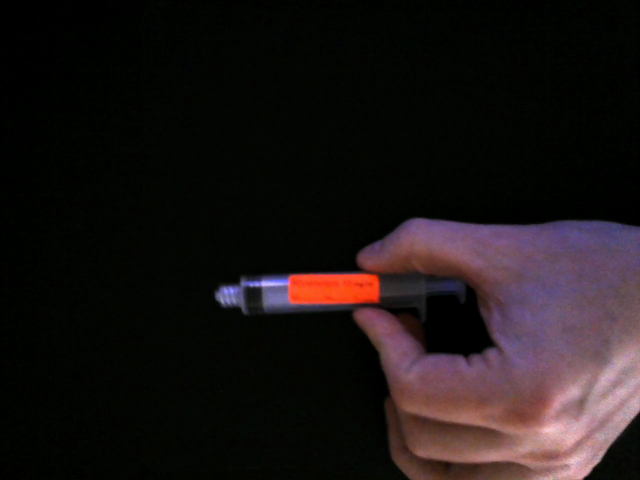
//> input picture stills/image28.png, 1280 x 960 px, given in place of the camera (shown at 1/2 size)
$ ./ocrPthread   (built with g++ and OpenCV 4)
//> lines starting //> are read from the running program, lines starting //| are printed output that depends on the picture; after the words box and inside, x2 and y2 are one past the last pixel; in counts of white or black regions, pixels touching at a corner belong together
#include "opencv2/imgcodecs.hpp"
#include "opencv2/highgui.hpp"
#include "opencv2/imgproc.hpp"
#include <stdio.h>
#include <stdlib.h>
#include <iostream>
#include <fstream>
#include <vector>

#include <opencv2/core/core.hpp>
#include <opencv2/highgui/highgui.hpp>

using namespace cv;
using namespace std;

#include <pthread.h>
#include <sched.h>

#define NUM_THREADS 4

typedef struct {
    int threadIdx;
    Mat roisrc;
    Mat prevroi;
    int countPr;
    int countR;
    int countPh;
    int countL;
    int countW;
    int w1x;
    int w1y;
}  threadParams_t;

// POSIX thread declarations and scheduling attributes
//
pthread_t threads[NUM_THREADS];
threadParams_t threadParams[NUM_THREADS];


// See www.asciitable.com
#define ESCAPE_KEY (27)
#define SYSTEM_ERROR (-1)

void *findLabelThread(void *threadp)
{
    threadParams_t *threadParams = (threadParams_t *)threadp;

    for(int j=threadParams->threadIdx;j<threadParams->roisrc.rows; j+=NUM_THREADS)
      {
        for(int i=0;i<threadParams->roisrc.cols; i++)
        {
//get values for current and previous frames
           float bval = (float)threadParams->roisrc.at<Vec3b>(j,i)[0];
           float gval = (float)threadParams->roisrc.at<Vec3b>(j,i)[1];
           float rval = (float)threadParams->roisrc.at<Vec3b>(j,i)[2];
           float bval2 = (float)threadParams->prevroi.at<Vec3b>(j,i)[0];
           float gval2 = (float)threadParams->prevroi.at<Vec3b>(j,i)[1];
           float rval2 = (float)threadParams->prevroi.at<Vec3b>(j,i)[2];

//check if there is difference between current and previous frame
           if(abs(bval-bval2) < 30 && abs(gval-gval2) < 30 && abs(gval-gval2) < 30)
           {

//check for yellow colors where red is highest followed closely by green with almost no blue
             if ( (rval > 96) && (rval-bval > rval/3) && (bval < 32)  && (gval < rval * 9 / 10) && (gval > 3 * rval / 5) )
             {
               threadParams->countPr++;
             }
//check for mostly red color
             else if ( (rval > 224) && (bval < 64) && (gval < 96) )
             {
               threadParams->countR++;
             }
//check for light purple where most values are high and green is 1/2-3/4 of red
             else if ( (rval > 128) && (bval > 128) && (gval < 3 * rval / 4) && (gval > rval / 2) )
             {
               threadParams->countPh++;
             }
//check for non-color values (gray and white)
             else if ( (abs(rval-gval) < 20) && (abs(rval-bval) < 20) && (abs(gval-bval) < 20) )
             {
//check for gray
               if ( (rval > 48) && (gval > 48) && (bval > 48) && (rval < 80) && (gval < 80) && (bval < 80) )
               {
                 threadParams->countL++;
               }
//check for white
               else if ( (rval > 175) && (gval > 175) && (bval > 175) )
               {
//only count if first label threshold is not met or if haven't skipped down to next reasonable label row (rowbuff)
                 if( threadParams->w1x==0 || j > threadParams->w1y + 75)
                 {
                   threadParams->countW++;
                 }
                 if(threadParams->w1x==0 && threadParams->countW > 100)
                 {
                   threadParams->w1x=i;
                   threadParams->w1y=j;
                 }
               }
             }
           }
        }
      }
}

int main(int argc, char** argv)
{
   const char* default_file = "0";
   const char* output_file = "vout.csv";
   const char* filename = argc >=2 ? argv[1] : default_file;
   const char* out_filename = argc >=3 ? argv[2] : output_file;
   ofstream outfile;
   outfile.open(out_filename);
   VideoCapture cap;
   int waitval = 1;
   if (*filename == '0') {
     cap.open(0);
   } else {
     cap.open(filename);
   }
   bool origView=1;
   bool hadRoc=0,hadProp=0,hadPhen=0,hadLid=0,hadOd=0,hadDex=0;
   int pW1x=0,pW1y=0,pW2x=0,pW2y=0;
   int prevStamp=0;

/*
   namedWindow(filename);
   namedWindow("zoomed");
   namedWindow("canned");
*/

   char winInput;

   Mat src, roisrc, srcSeg, srcSeg2, srcSegSum, prevroi, srcclone, dst, gray,threshed,canned,subshow;
   Mat matPr,matR,matPh,matL,matD;
   int showMat = 0;

   cap.read(src);
//> src is the input picture: 960 rows x 1280 cols, CV_8UC3; mean B, G, R 21, 20.9, 27.2
   if(src.empty())
   {
     return 0;
   }
   srcSeg = src.clone();
   srcSegSum = src.clone();
   dst = src.clone();
   cvtColor(dst, gray, COLOR_BGR2GRAY);
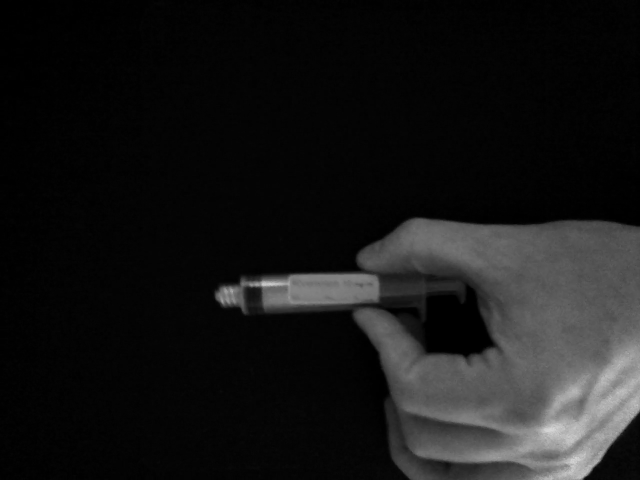
//> gray: 960 rows x 1280 cols, CV_8UC1 (shown at 1/2 size); min 0, max 222, mean 22.9
   Canny(gray, canned, 35, 70);
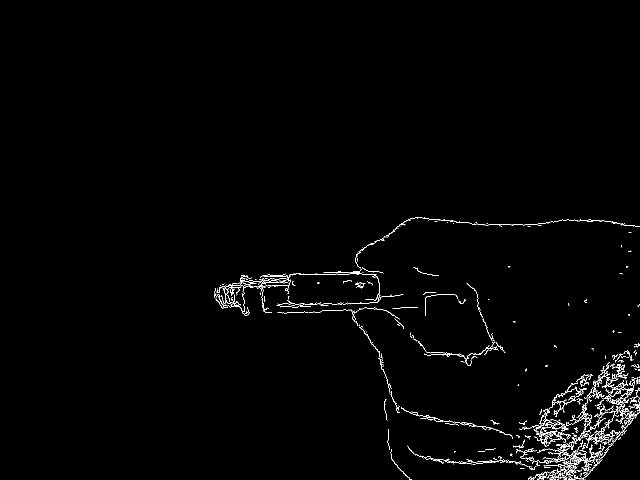
//> canned: 960 rows x 1280 cols, CV_8UC1 (shown at 1/2 size); 1.1% white in thin lines or dots, all inside (x1, y1, x2, y2) = (429, 434, 1280, 960)
   int cnt=0,circnt=0;

// [8 lines of commented-out code are left out]

   while (1)
   {
      cnt++;
      cap.read(src);
      if(src.empty())
      {
        break;
      }

      srcclone = src.clone();
      roisrc = srcclone(Rect(150,75,750,885));
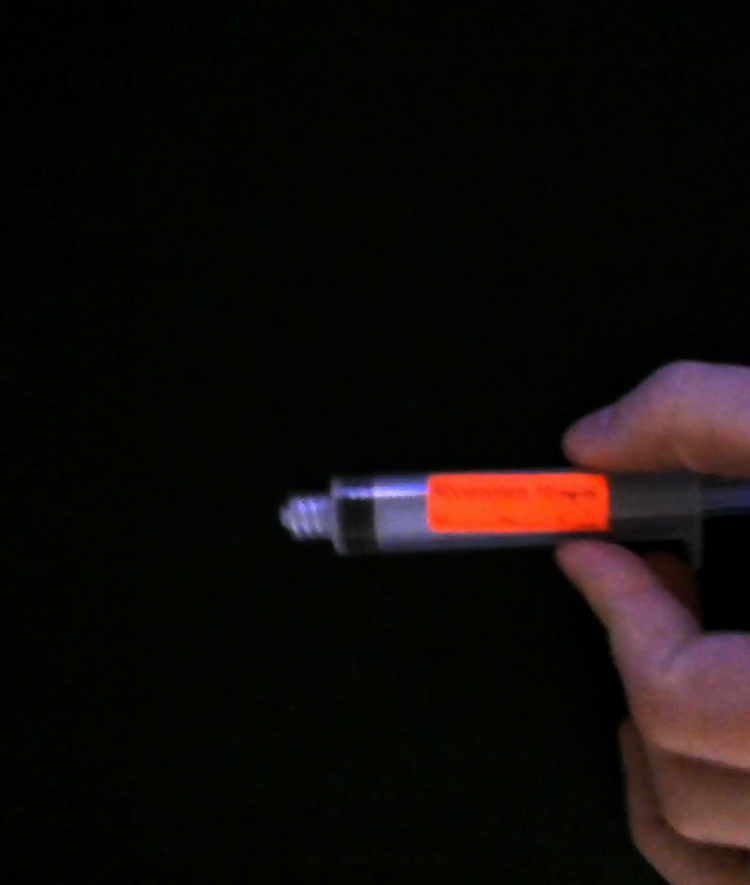
//> roisrc: 885 rows x 750 cols, CV_8UC3; mean B, G, R 10.1, 12.4, 16.4
      matPr = roisrc.clone();
      matR = matPr.clone();
      matPh = matPr.clone();
      matL = matPr.clone();
      matD = matPr.clone();

      std::string msecs = to_string(int(cap.get(CAP_PROP_POS_MSEC)));

      float bval=0,gval=0,rval=0,bval2=0,gval2=0,rval2=0;

      int rowbuff = 75;
      int W1x=0,W1y=960,W2x=0,W2y=0;

      int countR=0,countPr=0,countPh=0,countL=0,countW=0;
      bool hasRoc=0,hasProp=0,hasPhen=0,hasLid=0,hasOd=0,hasDex=0;

//skip first frame to setup previous for frame differencing
      if(cnt>1)
      {
        for(int i=0; i<NUM_THREADS; i++)
        {
          threadParams[i].threadIdx=i;
          threadParams[i].roisrc=roisrc;
          threadParams[i].prevroi=prevroi;
          threadParams[i].countPr=0;
          threadParams[i].countR=0;
          threadParams[i].countPh=0;
          threadParams[i].countL=0;
          threadParams[i].countW=0;
          threadParams[i].w1x=0;
          threadParams[i].w1y=0;
          pthread_create(&threads[i],   // pointer to thread descriptor
//            (void *)0,     // use default attributes
            NULL,
            findLabelThread, // thread function entry point
            (void *)&(threadParams[i]) // parameters to pass in
          );
        }
        for(int i=0; i<NUM_THREADS; i++)
        {
          pthread_join(threads[i], NULL);
          countPr+=threadParams[i].countPr;
          countR+=threadParams[i].countR;
          countPh+=threadParams[i].countPh;
          countL+=threadParams[i].countL;
          countW+=threadParams[i].countW;
          if(threadParams[i].w1y < W1y)
          {
            W1x = threadParams[i].w1x;
            W1y = threadParams[i].w1y;
          }
        }

        if(countPr > 1000)
        {
          hasProp=1;
          if(!hadProp)
          {
            outfile << "Propofol" << "," << msecs << endl;
          }
          hadProp=1;
        }
        if(countR > 1000)
        {
          hasRoc=1;
          if(!hadRoc)
          {
            outfile << "Rocuronium" << "," << msecs << endl;
          }
          hadRoc=1;
        }
        if(countPh > 1000)
        {
          hasPhen=1;
          if(!hadPhen)
          {
            outfile << "Phenylephrine" << "," << msecs << endl;
          }
          hadPhen=1;
        }
        if(countL > (hadProp*3000+hadRoc*3000+hadPhen*3000+hadDex*3000+hadOd*3000+3000))
        {
          hasLid=1;
          if(!hadLid)
          {
            outfile << "Lidocaine" << "," << msecs << endl;
          }
          hadLid=1;
        }
        if(countW > 1000)
        {
          hasOd=1;
          if(!hadOd)
          {
            outfile << "Odanestron" << "," << msecs << endl;
          }
          hadOd=1;
          hasDex=1;
          if(!hadDex)
          {
            outfile << "Dexamethasone" << "," << msecs << endl;
          }
          hadDex=1;
        }

      }


//if no new medications were detected then check counts to see if one was removed
      if (!hasProp && !hasRoc && !hasPhen && !hasLid && !hasOd && !hasDex)
      {
        if(hadProp && countPr <= 1000)
        {
          hadProp=0;
          outfile << "Propofol" << "," << cap.get(CAP_PROP_POS_MSEC) << endl;
        }
        else if(hadRoc && countR <= 1000)
        {
          hadRoc=0;
          outfile << "Rocuronium" << "," << cap.get(CAP_PROP_POS_MSEC) << endl;
        }
        else if(hadPhen && countPh <= 1000)
        {
          hadPhen=0;
          outfile << "Phenylephrine" << "," << cap.get(CAP_PROP_POS_MSEC) << endl;
        }
        else if(hadLid && countL < (hadProp*3000+hadRoc*3000+hadPhen*3000+hadDex*3000+hadOd*3000+3000))
        {
          hadLid=0;
          outfile << "Lidocaine" << "," << cap.get(CAP_PROP_POS_MSEC) << endl;
        }
        else if(countW <= 500)
        {
          if(hadDex)
          {
            hadDex=0;
            outfile << "Dexamethasone" << "," << cap.get(CAP_PROP_POS_MSEC) << endl;
          }
          if(hadOd)
          {
            hadOd=0;
            outfile << "Odanestron" << "," << cap.get(CAP_PROP_POS_MSEC) << endl;
          }
        }
        else if(countW <= 1000 && ( (!hadOd && !hadDex) || (hadOd && hadDex) || (hadDex && !hadOd) ) )
        {
          int ybound = (srcclone.rows-W1y > 150) ? 150 : srcclone.rows-W1y;
          dst = srcclone(Rect(W1x,W1y,300,ybound));
          pyrUp(dst,dst,Size(dst.cols*2,dst.rows*2));
          pyrUp(dst,dst,Size(dst.cols*2,dst.rows*2));
          cvtColor(dst, gray, COLOR_BGR2GRAY);
          GaussianBlur(gray, gray, Size(7, 7), 0);
          vector<Vec3f> circles;

          int maxthresh = threshold(gray,threshed,0,255,THRESH_BINARY + THRESH_OTSU);
          int minthresh = maxthresh / 2;
          maxthresh = maxthresh-10;
          minthresh = minthresh-5;
          maxthresh = (maxthresh < 10) ? 255: maxthresh;
          minthresh = (maxthresh == 255) ? 255: minthresh;
  //      Canny(gray, canned, minthresh, maxthresh+20);

          Canny(gray, canned, 35, 70);

          HoughCircles(gray, circles, HOUGH_GRADIENT, 1, gray.rows/32, 70, 20, 20, 35);

// [4 lines of commented-out code are left out]

          circnt+=circles.size();
          for( size_t i = 0; i < circles.size(); i++ )
          {
            Point center(cvRound(circles[i][0]), cvRound(circles[i][1]));
            int radius = cvRound(circles[i][2]);
            circle( dst, center, radius, Scalar(0,0,255), 3, 8, 0 );
            if(i < 3)
            {
              putText(dst, to_string(radius), Point(100*(i+1),100), FONT_HERSHEY_COMPLEX_SMALL, 3, Scalar(0,0,255), 3, LINE_AA);
            }
          }

// [4 lines of commented-out code are left out]

          if(circles.size() > 0)
          {
            if(hadDex)
            {
            hadDex=0;
            outfile << "Dexamethasone" << "," << cap.get(CAP_PROP_POS_MSEC) << endl;
            }
            if(!hadOd)
            {
            hadOd=1;
            outfile << "Odanestron" << "," << cap.get(CAP_PROP_POS_MSEC) << endl;
            }
          }
          else
          {
            if(!hadDex)
            {
            hadDex=1;
            outfile << "Dexamethasone" << "," << cap.get(CAP_PROP_POS_MSEC) << endl;
            }
            if(hadOd) //unnecessary should not reach
            {
            hadOd=0;
            outfile << "Odanestron" << "," << cap.get(CAP_PROP_POS_MSEC) << endl;
            }
          }
        }
      }


//      cout << countPr << " " << countR << " " << countPh << " " << countL << " " << countW << endl;


      if(hadRoc) {
        putText(src, "Rocuronium", Point(30,100), FONT_HERSHEY_COMPLEX_SMALL, 0.8, Scalar(0,0,255), 1, LINE_AA);
      }
      if(hadProp) {
        putText(src, "Propofol", Point(30,50), FONT_HERSHEY_COMPLEX_SMALL, 0.8, Scalar(0,0,255), 1, LINE_AA);
      }
      if(hadPhen) {
        putText(src, "Phenylephrine", Point(30,150), FONT_HERSHEY_COMPLEX_SMALL, 0.8, Scalar(0,0,255), 1, LINE_AA);
      }

      if(hadLid) {
        putText(src, "Lidocaine", Point(30,200), FONT_HERSHEY_COMPLEX_SMALL, 0.8, Scalar(0,0,255), 1, LINE_AA);
      }

      if(hadOd) {
        putText(src, "Odanestron", Point(30,250), FONT_HERSHEY_COMPLEX_SMALL, 0.8, Scalar(0,0,255), 1, LINE_AA);
      }

      if(hadDex) {
        putText(src, "Dexamethasone", Point(30,300), FONT_HERSHEY_COMPLEX_SMALL, 0.8, Scalar(0,0,255), 1, LINE_AA);
      }

// [36 lines of commented-out code are left out]
      prevroi = roisrc.clone();

// [29 lines of commented-out code are left out]

   }
//   cout << "Total circles: " << circnt << endl;
//   destroyWindow(filename);
   outfile.close();
}

$ run again, on stills/image46.png
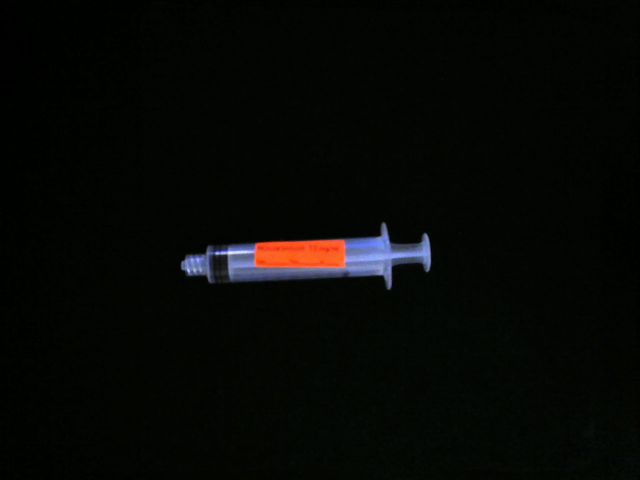
//> input picture stills/image46.png, 1280 x 960 px, given in place of the camera (shown at 1/2 size)
//> src is the input picture: 960 rows x 1280 cols, CV_8UC3; mean B, G, R 5, 7.6, 5.8
//> `Canny(gray, canned, 35, 70);`:
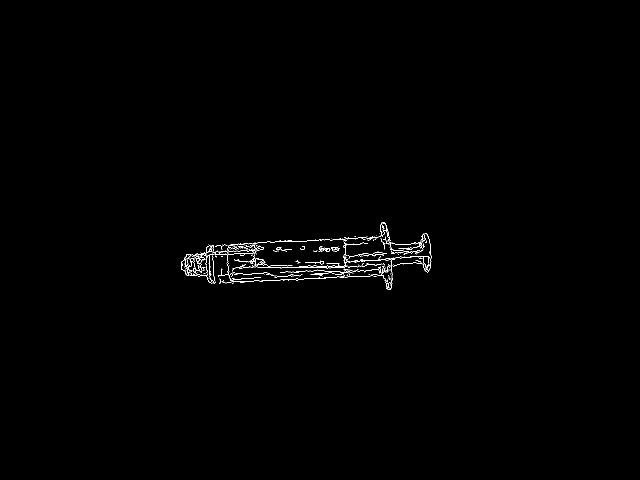
//> canned: 960 rows x 1280 cols, CV_8UC1 (shown at 1/2 size); 0.45% white in thin lines or dots, all inside (x1, y1, x2, y2) = (362, 444, 863, 580)
//> `roisrc = srcclone(Rect(150,75,750,885));`:
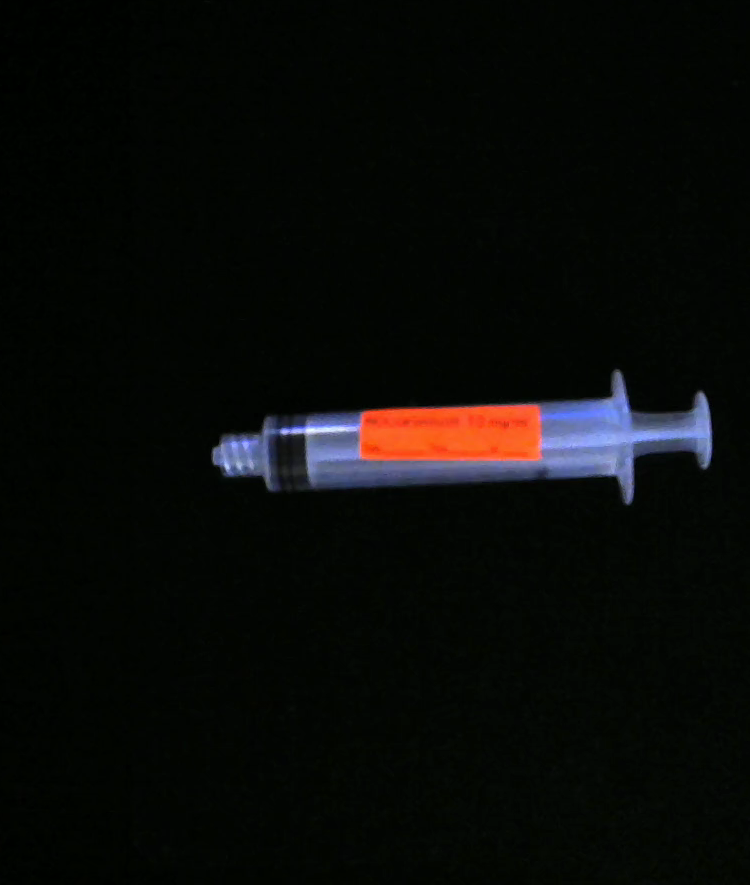
//> roisrc: 885 rows x 750 cols, CV_8UC3; mean B, G, R 8.1, 10.3, 9.3
